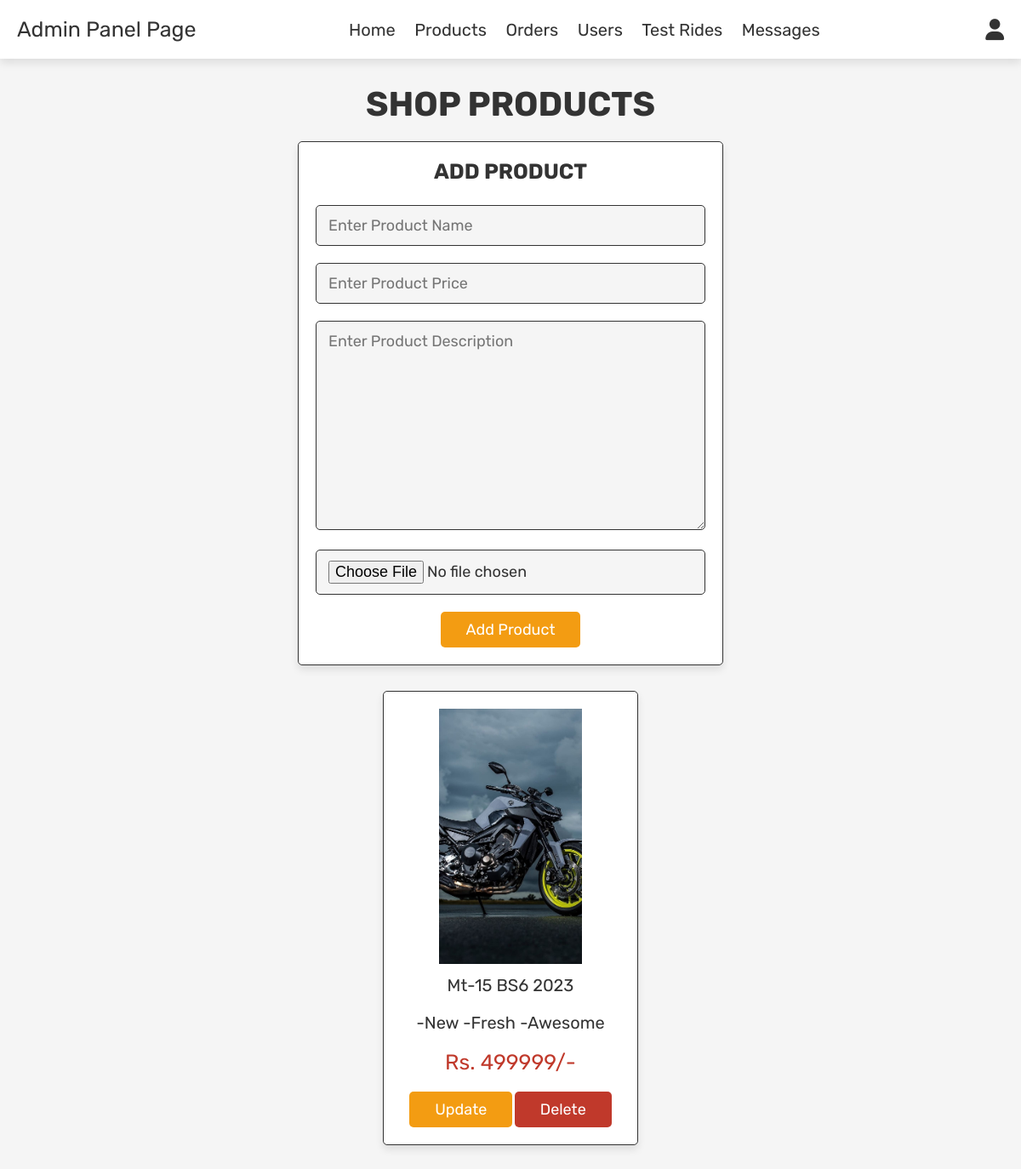
Screenshot of /admin_products.php (signed in) with the database file from the repository.
### tables this page shows
CREATE TABLE `products` (
  `id` int(255) NOT NULL,
  `name` varchar(255) NOT NULL,
  `price` varchar(255) NOT NULL,
  `image` varchar(255) NOT NULL,
  `description` varchar(255) NOT NULL
);

### admin_products.php (the view, shortened to what this page needs)
<?php
include 'config.php';
?>
<!DOCTYPE html>
<html lang="en">
<head>
   <link rel="stylesheet" href="https://cdnjs.cloudflare.com/ajax/libs/font-awesome/6.0.0/css/all.min.css">
   <link rel="stylesheet" href="css/admin_style.css">
</head>
<body>
<?php include 'admin_header.php'; ?>
<section class="add-products">
   <h1 class="title">shop products</h1>
   <form action="" method="post" enctype="multipart/form-data">
      <h3>Add Product</h3>
      <input type="text" name="name" class="box" placeholder="Enter Product Name" required>
      <input type="number" min="0" name="price" class="box" placeholder="Enter Product Price" required>
      <textarea name="description" class="box" placeholder="Enter Product Description" id="" cols="30" rows="10"></textarea>
      <input type="file" name="image" accept="image/jpg, image/jpeg, image/png" class="box" required>
      <input type="submit" value="add product" name="add_product" class="btn">
   </form>
</section>
<section class="show-products">
   <div class="box-container">
      <?php
         $select_products = mysqli_query($conn, "SELECT * FROM `products`") or die('query failed');
         if(mysqli_num_rows($select_products) > 0){
            while($fetch_products = mysqli_fetch_assoc($select_products)){
      ?>
      <div class="box">
         <img src="uploaded_img/<?php echo $fetch_products['image']; ?>" alt="">
         <div class="name"><?php echo $fetch_products['name']; ?></div>
         <div class="name"><?php echo $fetch_products['description']; ?></div>
         <div class="price">Rs. <?php echo $fetch_products['price']; ?>/-</div>
         <a href="admin_products.php?update=<?php echo $fetch_products['id']; ?>" class="option-btn">update</a>
         <a href="admin_products.php?delete=<?php echo $fetch_products['id']; ?>" class="delete-btn" onclick="return confirm('delete this product?');">delete</a>
      </div>
      <?php
         }
      }else{
         echo '<p class="empty">No Products Have Been Added Yet!</p>';
      }
      ?>
   </div>
</section>
</body>
</html>

### css/admin_style.css (style rules this page uses)
:root { --red:#c0392b; --orange:#f39c12; --black:#333; --white:#fff; --light-color:#666; --light-white:#ccc; --light-bg:#f5f5f5; --border:.1rem solid var(--black); --box-shadow:0 .5rem 1rem rgba(0,0,0,.1); }
* { font-family: 'Rubik', sans-serif; margin:0; padding:0; box-sizing: border-box; outline: none; border:none; text-decoration: none; transition:all .2s linear; }
html { font-size: 62.5%; overflow-x: hidden; }
body { background-color: var(--light-bg); }
section { padding:3rem 2rem; }
.title { text-align: center; margin-bottom: 2rem; text-transform: uppercase; color:var(--black); font-size: 4rem; }
.btn, .option-btn, .delete-btn, .white-btn { display: inline-block; margin-top: 1rem; padding:1rem 3rem; cursor: pointer; color:var(--white); font-size: 1.8rem; border-radius: .5rem; text-transform: capitalize; }
.white-btn, .btn { background-color: var(--orange); }
.option-btn { background-color: var(--orange); }
.delete-btn { background-color: var(--red); }
.add-products form { background-color: var(--white); border-radius: .5rem; padding:2rem; text-align: center; box-shadow: var(--box-shadow); border:var(--border); max-width: 50rem; margin:0 auto; }
.add-products form h3 { font-size: 2.5rem; text-transform: uppercase; color:var(--black); margin-bottom: 1.5rem; }
.add-products form .box { width: 100%; background-color: var(--light-bg); border-radius: .5rem; margin:1rem 0; padding:1.2rem 1.4rem; color:var(--black); font-size: 1.8rem; border:var(--border); }
.show-products .box-container { display: grid; grid-template-columns: repeat(auto-fit, 30rem); justify-content: center; gap:1.5rem; max-width: 1200px; margin:0 auto; align-items: flex-start; }
.show-products { padding-top: 0; }
.show-products .box-container .box { text-align: center; padding:2rem; border-radius: .5rem; border:var(--border); box-shadow: var(--box-shadow); background-color: var(--white); }
.show-products .box-container .box img { height: 30rem; }
.show-products .box-container .box .name { padding:1rem 0; font-size: 2rem; color:var(--black); }
.show-products .box-container .box .price { padding:1rem 0; font-size: 2.5rem; color:var(--red); }

### rows the page displays
products: image (picture), name "Mt-15 BS6 2023", description "-New -Fresh -Awesome", price "499999"
